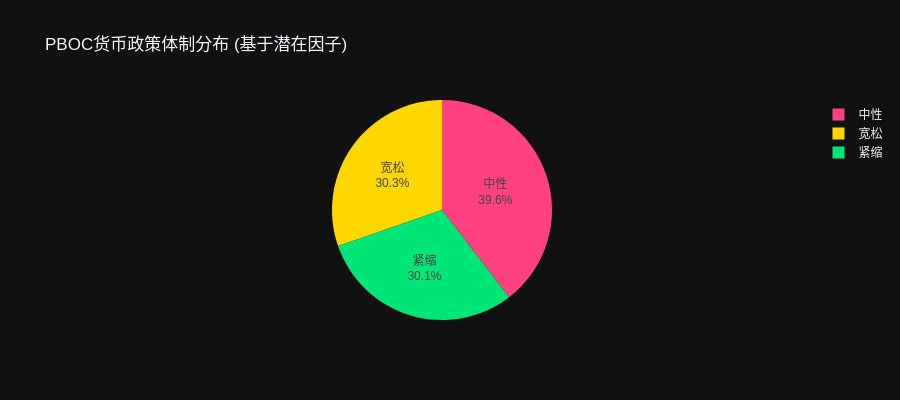

Notebook source saved alongside this figure:
### Code cell
# ============================================================================
# 2.5 政策体制分类
# ============================================================================
regimes = classify_policy_regime(factor)
regime_counts = regimes.value_counts()

fig_regime = go.Figure(go.Pie(
    labels=regime_counts.index,
    values=regime_counts.values,
    marker_colors=["#FF4081", "#FFD700", "#00E676"],
    textinfo="label+percent",
    hovertemplate="%{label}: %{value} 交易日 (%{percent})<extra></extra>",
))

fig_regime.update_layout(
    title="PBOC货币政策体制分布 (基于潜在因子)",
    template=PLOTLY_TEMPLATE,
    height=400,
    font=dict(family="SimHei, Arial", size=12),
)
fig_regime.show()

# 因子描述性统计
factor_stats = compute_factor_stats(factor)
print("=" * 50)
print("潜在因子描述性统计")
print("=" * 50)
for k, v in factor_stats.items():
    print(f"  {k}: {v:.4f}")

### Figure 1 — Plotly figure (JSON) as saved in the notebook; plotly's stock layout.template omitted (floating-point values rounded to 4 significant figures)
{"data": [{"hovertemplate": "%{label}: %{value} 交易日 (%{percent})<extra></extra>", "labels": ["中性", "宽松", "紧缩"], "marker": {"colors": ["#FF4081", "#FFD700", "#00E676"]}, "textinfo": "label+percent", "type": "pie", "values": [835, 640, 636]}], "layout": {"font": {"family": "SimHei, Arial", "size": 12}, "height": 400, "title": {"text": "PBOC货币政策体制分布 (基于潜在因子)"}}}
